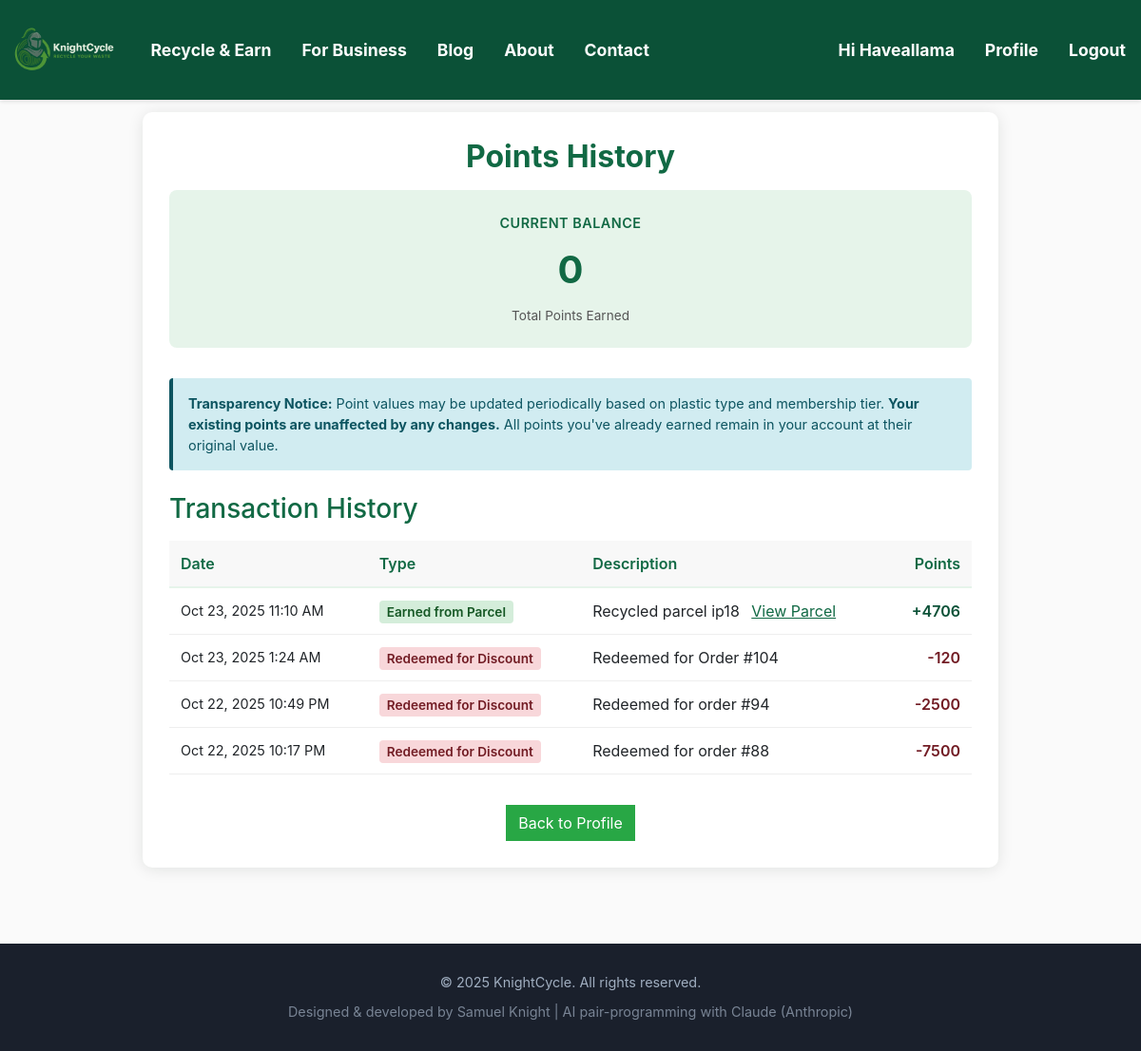
Before: /store/points-history/ (signed in) with the older database file.
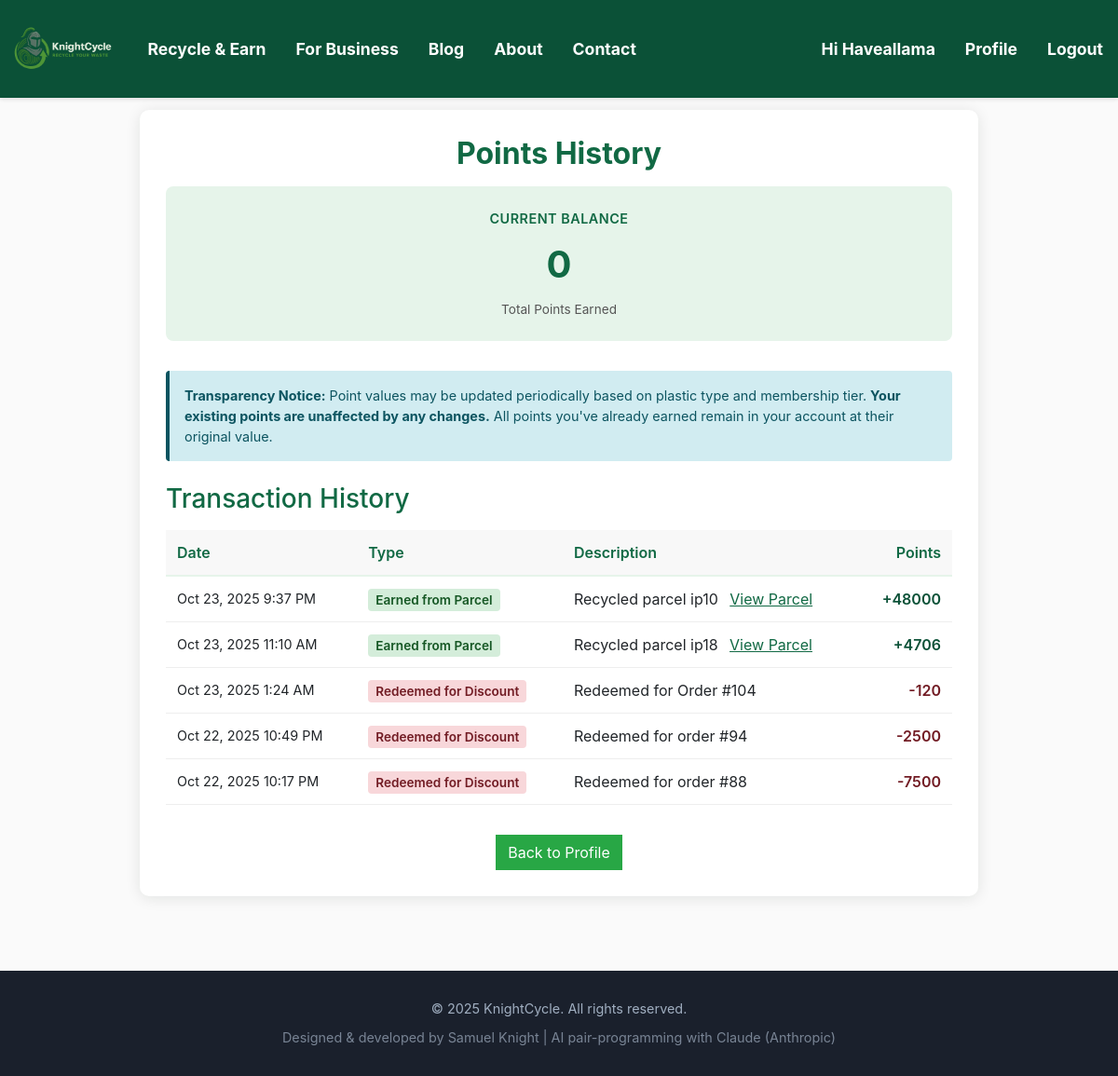
After: the same page with the newer database file.
### store/models.py (models this page shows, shortened)
class PointTransaction(models.Model):
    TRANSACTION_TYPES = [
        ('EARNED', 'Earned from Parcel'),
        ('REDEEMED', 'Redeemed for Discount'),
        ('ADJUSTED', 'Manual Adjustment'),
        ('BONUS', 'Bonus Points'),
    ]
    customer = models.ForeignKey(Customer, on_delete=models.CASCADE, related_name='point_transactions')
    transaction_type = models.CharField(max_length=20, choices=TRANSACTION_TYPES, default='EARNED')
    points = models.IntegerField()  # Positive for earned, negative for redeemed
    description = models.CharField(max_length=255)
    related_parcel = models.ForeignKey('IncomingParcel', on_delete=models.SET_NULL, null=True, blank=True)
    date_created = models.DateTimeField(auto_now_add=True)
    class Meta:
        ordering = ['-date_created']

### store/views.py (the view)
# urls.py: path('points-history/', views.points_history, name='points_history'),
@login_required
def points_history(request):
    data = cartData(request)
    cartItems = data.get('cartItems', 0)
    customer = getattr(request.user, 'customer', None)
    transactions = []
    if customer:
        transactions = PointTransaction.objects.filter(customer=customer).order_by('-date_created')  # Changed from date_submitted
    return render(request, 'pages/points_history.html', {
        'cartItems': cartItems,
        'transactions': transactions,
    })

### store/models.py (called while the page is built)
    @property
    def shipping(self):
        shipping = False
        for i in self.orderitem_set.all():
            if i.product and getattr(i.product, 'digital', None) is not None:
                if i.product.digital is False:
                    shipping = True
        return shipping

    @property
    def get_cart_items(self):
        orderitems = self.orderitem_set.all()
        total = sum([item.quantity for item in orderitems])
        return total

### templates/pages/points_history.html (shortened to what this page needs)
{% extends 'store/main.html' %}
{% block content %}
<div style="max-width:900px;margin:24px auto;padding:28px;background:#fff;border-radius:10px;box-shadow:0 2px 16px rgba(0,32,16,0.10);">
  <h2 style="color:#116944;text-align:center;font-weight:700;margin-bottom:1rem;">Points History</h2>
  <div style="background:#e6f4ea;padding:1.5rem;border-radius:8px;text-align:center;margin-bottom:2rem;">
    <div style="font-size:0.9rem;color:#116944;font-weight:600;text-transform:uppercase;letter-spacing:0.5px;">Current Balance</div>
    <div style="font-size:2.5rem;color:#116944;font-weight:700;margin:0.5rem 0;">{{ customer.total_points|default:0 }}</div>
    <div style="font-size:0.85rem;color:#555;">Total Points Earned</div>
  </div>
  <div style="background:#d1ecf1;border-left:4px solid #0c5460;padding:1rem;margin-bottom:1.5rem;border-radius:4px;">
    <p style="margin:0;font-size:0.9rem;color:#0c5460;">
      <strong>Transparency Notice:</strong> Point values may be updated periodically based on plastic type and membership tier.
      <strong>Your existing points are unaffected by any changes.</strong> All points you've already earned remain in your account at their original value.
    </p>
  </div>
  <h3 style="color:#116944;margin-bottom:1rem;">Transaction History</h3>
  {% if transactions %}
    <table style="width:100%;border-collapse:collapse;">
      <thead>
        <tr style="background:#f8f8f8;border-bottom:2px solid #e6f4ea;">
          <th style="padding:12px;text-align:left;color:#116944;font-weight:600;">Date</th>
          <th style="padding:12px;text-align:left;color:#116944;font-weight:600;">Type</th>
          <th style="padding:12px;text-align:left;color:#116944;font-weight:600;">Description</th>
          <th style="padding:12px;text-align:right;color:#116944;font-weight:600;">Points</th>
        </tr>
      </thead>
      <tbody>
        {% for transaction in transactions %}
        <tr style="border-bottom:1px solid #eee;">
          <td style="padding:12px;font-size:0.9rem;">{{ transaction.date_created|date:"M d, Y g:i A" }}</td>
          <td style="padding:12px;">
            <span style="padding:0.25rem 0.5rem;border-radius:4px;font-size:0.85rem;font-weight:600;
              {% if transaction.transaction_type == 'EARNED' %}background:#d4edda;color:#155724;
              {% elif transaction.transaction_type == 'REDEEMED' %}background:#f8d7da;color:#721c24;
              {% else %}background:#d1ecf1;color:#0c5460;{% endif %}">
              {{ transaction.get_transaction_type_display }}
            </span>
          </td>
          <td style="padding:12px;">
            {{ transaction.description }}
            {% if transaction.related_parcel %}
              <a href="{% url 'store:inbound_parcel_detail' transaction.related_parcel.pk %}" style="color:#116944;text-decoration:underline;margin-left:0.5rem;">View Parcel</a>
            {% endif %}
          </td>
          <td style="padding:12px;text-align:right;font-weight:600;
            {% if transaction.points > 0 %}color:#0b5137;{% else %}color:#721c24;{% endif %}">
            {% if transaction.points > 0 %}+{% endif %}{{ transaction.points }}
          </td>
        </tr>
        {% endfor %}
      </tbody>
    </table>
  {% endif %}
  <div style="margin-top:2rem;text-align:center;">
    <a href="{% url 'store:profile' %}" class="btn btn-success">Back to Profile</a>
  </div>
</div>
{% endblock %}

Changed rows visible on the page:
added PointTransaction: shows "View Parcel"
